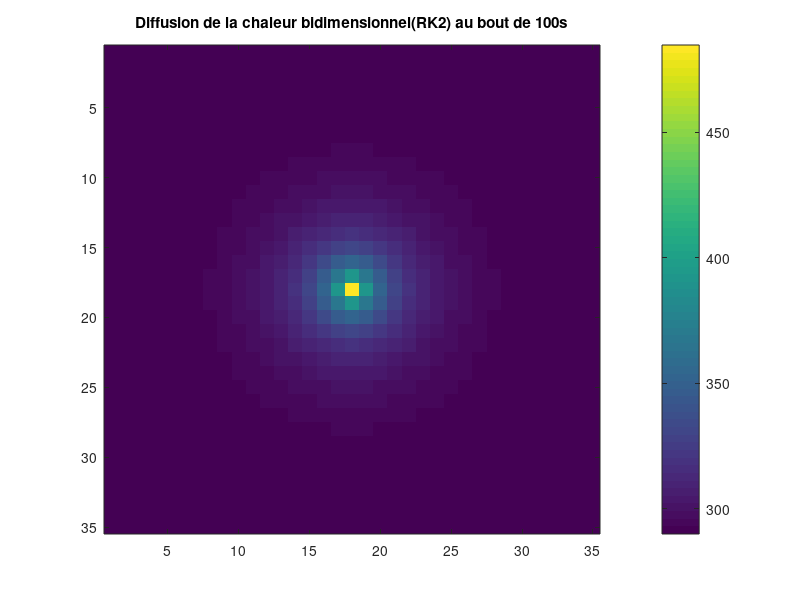

The MATLAB source for this figure:
a=load("Diffusion.txt");
% b=load("Diffusion 2.txt");
[m,n]=size(a);

figure(1);
imagesc(a);
colorbar;
title("Diffusion de la chaleur bidimensionnel(RK2) au bout de 100s");

% figure(2);
% imagesc(b);
% colorbar;
% title("Diffusion de la chaleur monodimensionnel au bout de 1000s");